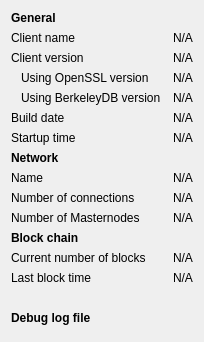
     <widget class="QWidget" name="tab_info">
      <attribute name="title">
       <string>&amp;Information</string>
      </attribute>
      <layout class="QGridLayout" name="gridLayout" columnstretch="0,0">
       <property name="horizontalSpacing">
        <number>12</number>
       </property>
       <item row="0" column="0">
        <widget class="QLabel" name="generalHeader">
         <property name="font">
          <font>
           <weight>75</weight>
           <bold>true</bold>
          </font>
         </property>
         <property name="text">
          <string>General</string>
         </property>
        </widget>
       </item>
       <item row="1" column="0">
        <widget class="QLabel" name="clientNameLabel">
         <property name="text">
          <string>Client name</string>
         </property>
        </widget>
       </item>
       <item row="1" column="1">
        <widget class="QLabel" name="clientName">
         <property name="cursor">
          <cursorShape>IBeamCursor</cursorShape>
         </property>
         <property name="text">
          <string>N/A</string>
         </property>
         <property name="textFormat">
          <enum>Qt::PlainText</enum>
         </property>
         <property name="textInteractionFlags">
          <set>Qt::LinksAccessibleByMouse|Qt::TextSelectableByKeyboard|Qt::TextSelectableByMouse</set>
         </property>
        </widget>
       </item>
       <item row="2" column="0">
        <widget class="QLabel" name="clientVersionLabel">
         <property name="text">
          <string>Client version</string>
         </property>
        </widget>
       </item>
       <item row="2" column="1">
        <widget class="QLabel" name="clientVersion">
         <property name="cursor">
          <cursorShape>IBeamCursor</cursorShape>
         </property>
         <property name="text">
          <string>N/A</string>
         </property>
         <property name="textFormat">
          <enum>Qt::PlainText</enum>
         </property>
         <property name="textInteractionFlags">
          <set>Qt::LinksAccessibleByMouse|Qt::TextSelectableByKeyboard|Qt::TextSelectableByMouse</set>
         </property>
        </widget>
       </item>
       <item row="3" column="0">
        <widget class="QLabel" name="openSSLVersionLabel">
         <property name="text">
          <string>Using OpenSSL version</string>
         </property>
         <property name="indent">
          <number>10</number>
         </property>
        </widget>
       </item>
       <item row="3" column="1">
        <widget class="QLabel" name="openSSLVersion">
         <property name="cursor">
          <cursorShape>IBeamCursor</cursorShape>
         </property>
         <property name="text">
          <string>N/A</string>
         </property>
         <property name="textFormat">
          <enum>Qt::PlainText</enum>
         </property>
         <property name="textInteractionFlags">
          <set>Qt::LinksAccessibleByMouse|Qt::TextSelectableByKeyboard|Qt::TextSelectableByMouse</set>
         </property>
        </widget>
       </item>
       <item row="4" column="0">
        <widget class="QLabel" name="berkeleyDBVersionLabel">
         <property name="text">
          <string>Using BerkeleyDB version</string>
         </property>
         <property name="indent">
          <number>10</number>
         </property>
        </widget>
       </item>
       <item row="4" column="1">
        <widget class="QLabel" name="berkeleyDBVersion">
         <property name="cursor">
          <cursorShape>IBeamCursor</cursorShape>
         </property>
         <property name="text">
          <string>N/A</string>
         </property>
         <property name="textFormat">
          <enum>Qt::PlainText</enum>
         </property>
         <property name="textInteractionFlags">
          <set>Qt::LinksAccessibleByMouse|Qt::TextSelectableByKeyboard|Qt::TextSelectableByMouse</set>
         </property>
        </widget>
       </item>
       <item row="5" column="0">
        <widget class="QLabel" name="buildDateLabel">
         <property name="text">
          <string>Build date</string>
         </property>
        </widget>
       </item>
       <item row="5" column="1">
        <widget class="QLabel" name="buildDate">
         <property name="cursor">
          <cursorShape>IBeamCursor</cursorShape>
         </property>
         <property name="text">
          <string>N/A</string>
         </property>
         <property name="textFormat">
          <enum>Qt::PlainText</enum>
         </property>
         <property name="textInteractionFlags">
          <set>Qt::LinksAccessibleByMouse|Qt::TextSelectableByKeyboard|Qt::TextSelectableByMouse</set>
         </property>
        </widget>
       </item>
       <item row="6" column="0">
        <widget class="QLabel" name="startupTimeLabel">
         <property name="text">
          <string>Startup time</string>
         </property>
        </widget>
       </item>
       <item row="6" column="1">
        <widget class="QLabel" name="startupTime">
         <property name="cursor">
          <cursorShape>IBeamCursor</cursorShape>
         </property>
         <property name="text">
          <string>N/A</string>
         </property>
         <property name="textFormat">
          <enum>Qt::PlainText</enum>
         </property>
         <property name="textInteractionFlags">
          <set>Qt::LinksAccessibleByMouse|Qt::TextSelectableByKeyboard|Qt::TextSelectableByMouse</set>
         </property>
        </widget>
       </item>
       <item row="7" column="0">
        <widget class="QLabel" name="networkHeader">
         <property name="font">
          <font>
           <weight>75</weight>
           <bold>true</bold>
          </font>
         </property>
         <property name="text">
          <string>Network</string>
         </property>
        </widget>
       </item>
       <item row="8" column="0">
        <widget class="QLabel" name="networkNameLabel">
         <property name="text">
          <string>Name</string>
         </property>
        </widget>
       </item>
       <item row="8" column="1">
        <widget class="QLabel" name="networkName">
         <property name="cursor">
          <cursorShape>IBeamCursor</cursorShape>
         </property>
         <property name="text">
          <string>N/A</string>
         </property>
         <property name="textFormat">
          <enum>Qt::PlainText</enum>
         </property>
         <property name="textInteractionFlags">
          <set>Qt::LinksAccessibleByMouse|Qt::TextSelectableByKeyboard|Qt::TextSelectableByMouse</set>
         </property>
        </widget>
       </item>
       <item row="9" column="0">
        <widget class="QLabel" name="numberOfConnectionsLabel">
         <property name="text">
          <string>Number of connections</string>
         </property>
        </widget>
       </item>
       <item row="9" column="1">
        <widget class="QLabel" name="numberOfConnections">
         <property name="cursor">
          <cursorShape>IBeamCursor</cursorShape>
         </property>
         <property name="text">
          <string>N/A</string>
         </property>
         <property name="textFormat">
          <enum>Qt::PlainText</enum>
         </property>
         <property name="textInteractionFlags">
          <set>Qt::LinksAccessibleByMouse|Qt::TextSelectableByKeyboard|Qt::TextSelectableByMouse</set>
         </property>
        </widget>
       </item>
       <item row="10" column="0">
        <widget class="QLabel" name="masternodeCountLabel">
         <property name="text">
          <string>Number of Masternodes</string>
         </property>
        </widget>
       </item>
       <item row="10" column="1">
        <widget class="QLabel" name="masternodeCount">
         <property name="text">
          <string>N/A</string>
         </property>
        </widget>
       </item>
       <item row="11" column="0">
        <widget class="QLabel" name="blockchainHeader">
         <property name="font">
          <font>
           <weight>75</weight>
           <bold>true</bold>
          </font>
         </property>
         <property name="text">
          <string>Block chain</string>
         </property>
        </widget>
       </item>
       <item row="12" column="0">
        <widget class="QLabel" name="numberOfBlocksLabel">
         <property name="text">
          <string>Current number of blocks</string>
         </property>
        </widget>
       </item>
       <item row="12" column="1">
        <widget class="QLabel" name="numberOfBlocks">
         <property name="cursor">
          <cursorShape>IBeamCursor</cursorShape>
         </property>
         <property name="text">
          <string>N/A</string>
         </property>
         <property name="textFormat">
          <enum>Qt::PlainText</enum>
         </property>
         <property name="textInteractionFlags">
          <set>Qt::LinksAccessibleByMouse|Qt::TextSelectableByKeyboard|Qt::TextSelectableByMouse</set>
         </property>
        </widget>
       </item>
       <item row="13" column="0">
        <widget class="QLabel" name="lastBlockTimeLabel">
         <property name="text">
          <string>Last block time</string>
         </property>
        </widget>
       </item>
       <item row="13" column="1">
        <widget class="QLabel" name="lastBlockTime">
         <property name="cursor">
          <cursorShape>IBeamCursor</cursorShape>
         </property>
         <property name="text">
          <string>N/A</string>
         </property>
         <property name="textFormat">
          <enum>Qt::PlainText</enum>
         </property>
         <property name="textInteractionFlags">
          <set>Qt::LinksAccessibleByMouse|Qt::TextSelectableByKeyboard|Qt::TextSelectableByMouse</set>
         </property>
        </widget>
       </item>
       <item row="14" column="0">
        <spacer name="verticalSpacer_2">
         <property name="orientation">
          <enum>Qt::Vertical</enum>
         </property>
         <property name="sizeHint" stdset="0">
          <size>
           <width>20</width>
           <height>20</height>
          </size>
         </property>
        </spacer>
       </item>
       <item row="15" column="0">
        <widget class="QLabel" name="debugLogFileHeader">
         <property name="font">
          <font>
           <weight>75</weight>
           <bold>true</bold>
          </font>
         </property>
         <property name="text">
          <string>Debug log file</string>
         </property>
        </widget>
       </item>
       <item row="16" column="0">
        <widget class="QtMaterialFlatButton" name="openDebugLogfileButton" native="true">
         <property name="toolTip">
          <string>Open the VULC debug log file from the current data directory. This can take a few seconds for large log files.</string>
         </property>
         <property name="text" stdset="0">
          <string>Open</string>
         </property>
         <property name="autoDefault" stdset="0">
          <bool>false</bool>
         </property>
        </widget>
       </item>
      </layout>
     </widget>
